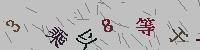
#> input picture bei_jing/imgSample/yzm3.jpg, 200 x 50 px
$ python -i proc.py   (imports and definitions only)
#> lines starting #> are read from the running program, lines starting #| are printed output that depends on the picture; after the words box and inside, x2 and y2 are one past the last pixel; in counts of white or black regions, pixels touching at a corner belong together
#> further down, picture is the input picture: shape (50, 200, 3); mean B, G, R 180.8, 180.4, 182.4
import numpy as np
import cv2
from uuid import uuid1


def clear_single_point(img_dilate):
    for i in range(img_dilate.shape[0]):
        for j in range(img_dilate.shape[1]):
            if i == 0 or i == img_dilate.shape[0]-1 or j == img_dilate.shape[1]-1 or j == 0:
                img_dilate[i][j] = 255
            else:
                if img_dilate[i-1][j-1] == 255 \
                        and img_dilate[i][j-1] == 255 \
                        and img_dilate[i+1][j-1] == 255 \
                        and img_dilate[i+1][j] == 255 \
                        and img_dilate[i+1][j+1] == 255 \
                        and img_dilate[i][j+1] == 255 \
                        and img_dilate[i][j+1] == 255 \
                        and img_dilate[i-1][j+1] == 255 \
                        and img_dilate[i-1][j] == 255:
                    img_dilate[i][j] = 255


# [48 lines left out: function denoise, not called in this run]


def fill_small_blob(src):
    (cnt, h) = cv2.findContours(src.copy(), cv2.RETR_EXTERNAL, cv2.CHAIN_APPROX_NONE)
    # sort in ascending order to find the smallest blob
    C = sorted(cnt, key=cv2.contourArea)[0]
    for i in range(0, len(cnt)-1):
        if len(cnt) == 1:
            return src
        else:
            area1 = cv2.contourArea(cnt[i])
            area2 = cv2.contourArea(cnt[i+1])
            if abs(area1 - area2) > 13:
                cv2.drawContours(src, C, -1, 0, 3)
                fill_small_blob(src)


def top_bottom(src):
    # RGB to Gray
    gray = cv2.cvtColor(src, cv2.COLOR_BGR2GRAY)
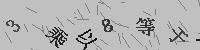
#> gray: shape (50, 200); min 1, max 233, mean 181
    (t, thresh) = cv2.threshold(gray, 200, 255, cv2.THRESH_BINARY)
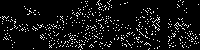
#> thresh: shape (50, 200); 7.2% white in thin lines or dots
    # thresh = cv2.adaptiveThreshold(gray,255,cv2.ADAPTIVE_THRESH_GAUSSIAN_C,cv2.THRESH_BINARY,11,2)
    kernel = cv2.getStructuringElement(cv2.MORPH_RECT, (2, 1))
    imgdilate = cv2.dilate(thresh, kernel)
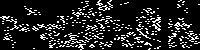
#> imgdilate: shape (50, 200); 13.9% white in thin lines or dots
    clear_single_point(imgdilate)
#> after the loop in clear_single_point, `for i in range(img_dilate.shape[0]):`:
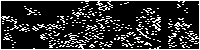
#> img_dilate: shape (50, 200); 18.7% white in thin lines or dots
    gray_ero = cv2.bitwise_not(imgdilate)
#> gray_ero: shape (50, 200); 81.3% white; black in thin lines or dots
    gray_ero = cv2.dilate(gray_ero, None, iterations=1)
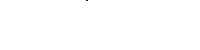
#> gray_ero: shape (50, 200); 100% white; black in thin lines or dots, all inside (x1, y1, x2, y2) = (86, 0, 88, 1)
    fill_small_blob(gray_ero)
#> in fill_small_blob, `(cnt, h) = cv2.findContours(src.copy(), cv2.RETR_EXTERNAL, cv2.CHAIN_A..`: cnt = 1 contour; box (x1, y1, x2, y2) and area: (0, 0, 200, 50) 9749; h = [[-1, -1, -1, -1]]
#> in fill_small_blob, `C = sorted(cnt, key=cv2.contourArea)[0]`: C = contour of 496 points, box (x1, y1, x2, y2) (0, 0, 200, 50), area 9749
    gray_ero = cv2.dilate(gray_ero, None, iterations=4)  # dilate target area run 3 times
#> gray_ero: shape (50, 200); every value is 255
    (cnts, hierarchy) = cv2.findContours(gray_ero.copy(), cv2.RETR_EXTERNAL, cv2.CHAIN_APPROX_SIMPLE)
#> cnts = [[[0, 0], [0, 49], [199, 49], [199, 0]]]
    # sort in descending order
    c = sorted(cnts, key=cv2.contourArea, reverse=True)[0]
#> c = [[0, 0], [0, 49], [199, 49], [199, 0]]
    if (len(cnts)) == 1:
        x, y, w, h = cv2.boundingRect(c)
#> x = 0; y = 0; w = 200; h = 50
        bottom = y+h
#> bottom = 50
        top = y
#> top = 0
        return bottom, top
    if (len(cnts)) == 2:
        x0, y0, w0, h0 = cv2.boundingRect(cnts[0])
        x1, y1, w1, h1 = cv2.boundingRect(cnts[1])
        a = [y0, y1, y0+h0, y1+h1]
        top = sorted(a)[0]  # the smallest value of list
        bottom = sorted(a)[-1]  # the biggest value of list
        return bottom, top
    if (len(cnts)) == 3:
        x0, y0, w0, h0 = cv2.boundingRect(cnts[0])
        x1, y1, w1, h1 = cv2.boundingRect(cnts[1])
        x2, y2, w2, h2 = cv2.boundingRect(cnts[2])
        a = [y0, y1, y2, y0+h0, y1+h1, y2+h2]
        top = sorted(a)[0] # the smallest value of list
        bottom = sorted(a)[-1] # the biggest value of list
        return bottom, top


# [15 lines left out: functions location_character, binary_character, not called in this run]

>>> import cv2
>>> picture = cv2.imread('../../bei_jing/imgSample/yzm3.jpg')
>>> result = top_bottom(picture)
#> result = (50, 0)
